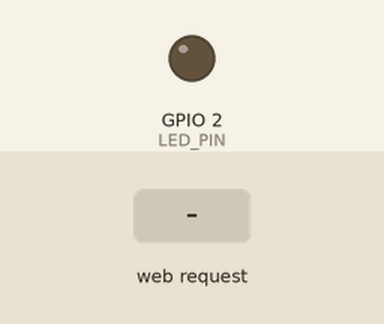
Simulated run of this sketch. Board: ESP32. Shown: output pins drawn as LEDs (lit = HIGH). The inputs (shaded band) are chosen by the test bench. WiFi joins after 1.5 s; servers stay silent unless stated; what the sketch prints to the serial monitor is not drawn.

Above: at 2.7 s.
2.8 s: HTTP request GET /set?bright=1 received
At 3.4 s:
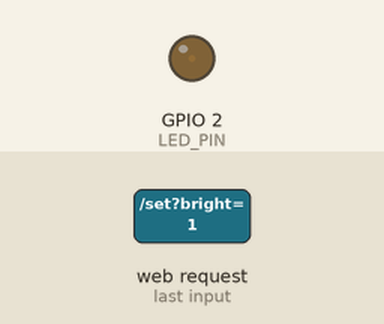
4.3 s: HTTP request GET /set?bright=120 received
At 4.6 s:
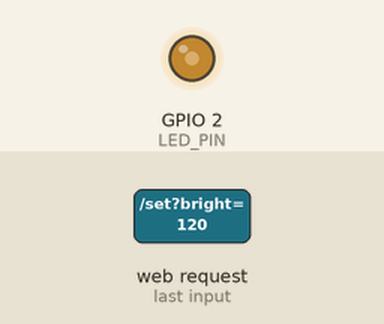
Timing chart, 0 to 7.3 s (numbered marks = the images above; inputs shaded):
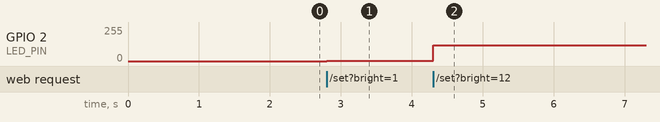

The sketch:

ex07.ino.ino
```cpp
#include <WiFi.h>
#include <WebServer.h>

const char* ssid = "NWUNET-6G";
const char* password = "nwunet6g";

WebServer server(80);

#define LED_PIN 2

void handleRoot() {
  String html = R"rawliteral(
<!DOCTYPE html>
<html lang="zh-CN">
<head>
<meta charset="UTF-8">
<meta name="viewport" content="width=device-width, initial-scale=1.0">
<title>ex07 无极调光</title>
</head>
<body style="text-align:center; margin-top:50px;">
<h1>ESP32 Web 无极调光</h1>
<p>亮度：<span id="val">0</span></p>
<input type="range" min="0" max="255" id="slider" style="width:80%;height:30px;">

<script>
const slider = document.getElementById('slider');
const val = document.getElementById('val');

slider.oninput = function() {
  val.textContent = this.value;
  fetch('/set?bright=' + this.value);
};
</script>
</body>
</html>
)rawliteral";
  server.send(200, "text/html; charset=utf-8", html);
}

void handleSet() {
  if (server.hasArg("bright")) {
    int bright = server.arg("bright").toInt();
    analogWrite(LED_PIN, bright);
  }
  server.send(200, "text/plain", "OK");
}

void setup() {
  Serial.begin(115200);
  pinMode(LED_PIN, OUTPUT);
  analogWrite(LED_PIN, 0);

  WiFi.begin(ssid, password);
  while (WiFi.status() != WL_CONNECTED) {
    delay(500);
    Serial.print(".");
  }

  Serial.println("\n连接成功");
  Serial.print("访问地址: http://");
  Serial.println(WiFi.localIP());

  server.on("/", handleRoot);
  server.on("/set", handleSet);
  server.begin();
}

void loop() {
  server.handleClient();
}
```

Measured:
- after the input at 2.8 s, GPIO 2 (LED_PIN): 0/255 → 1/255 at once
- after the input at 4.3 s, GPIO 2 (LED_PIN): 1/255 → 120/255 at once
